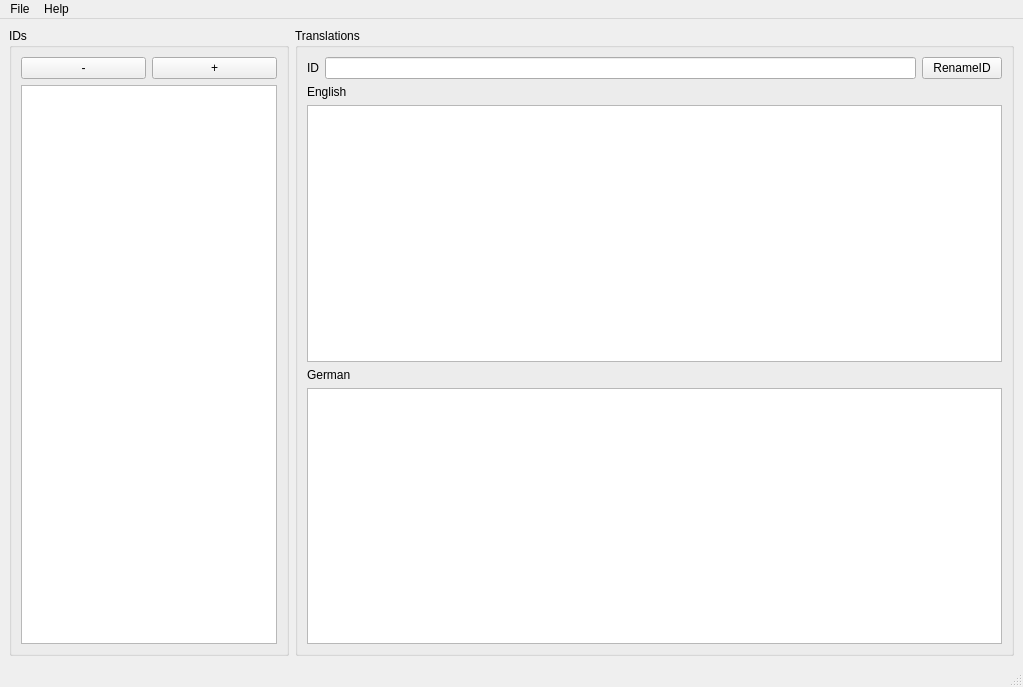
<?xml version="1.0" encoding="UTF-8"?>
<ui version="4.0">
 <class>TextEditor</class>
 <widget class="QMainWindow" name="TextEditor">
  <property name="geometry">
   <rect>
    <x>0</x>
    <y>0</y>
    <width>1023</width>
    <height>687</height>
   </rect>
  </property>
  <property name="windowTitle">
   <string>Text Editor</string>
  </property>
  <widget class="QWidget" name="centralwidget">
   <layout class="QHBoxLayout" name="horizontalLayout_2">
    <item>
     <widget class="QGroupBox" name="groupBox">
      <property name="title">
       <string>IDs</string>
      </property>
      <layout class="QVBoxLayout" name="verticalLayout">
       <item>
        <layout class="QHBoxLayout" name="horizontalLayout">
         <item>
          <widget class="QPushButton" name="removeIdButton">
           <property name="text">
            <string>-</string>
           </property>
          </widget>
         </item>
         <item>
          <widget class="QPushButton" name="addIdButton">
           <property name="text">
            <string>+</string>
           </property>
          </widget>
         </item>
        </layout>
       </item>
       <item>
        <widget class="QListWidget" name="idList">
         <property name="sizePolicy">
          <sizepolicy hsizetype="Preferred" vsizetype="Expanding">
           <horstretch>0</horstretch>
           <verstretch>0</verstretch>
          </sizepolicy>
         </property>
         <property name="sortingEnabled">
          <bool>true</bool>
         </property>
        </widget>
       </item>
      </layout>
     </widget>
    </item>
    <item>
     <widget class="QGroupBox" name="groupBox_2">
      <property name="title">
       <string>Translations</string>
      </property>
      <layout class="QVBoxLayout" name="verticalLayout_2">
       <item>
        <layout class="QHBoxLayout" name="horizontalLayout_3">
         <item>
          <widget class="QLabel" name="label_2">
           <property name="text">
            <string>ID</string>
           </property>
          </widget>
         </item>
         <item>
          <widget class="QLineEdit" name="idLineEdit"/>
         </item>
         <item>
          <widget class="QPushButton" name="renameIdButton">
           <property name="text">
            <string>RenameID</string>
           </property>
          </widget>
         </item>
        </layout>
       </item>
       <item>
        <widget class="QLabel" name="label">
         <property name="text">
          <string>English</string>
         </property>
        </widget>
       </item>
       <item>
        <widget class="QPlainTextEdit" name="englishTextEdit">
         <property name="font">
          <font>
           <family>DejaVu Sans Mono</family>
          </font>
         </property>
        </widget>
       </item>
       <item>
        <widget class="QLabel" name="label_3">
         <property name="text">
          <string>German</string>
         </property>
        </widget>
       </item>
       <item>
        <widget class="QPlainTextEdit" name="germanTextEdit">
         <property name="font">
          <font>
           <family>DejaVu Sans Mono</family>
          </font>
         </property>
        </widget>
       </item>
      </layout>
     </widget>
    </item>
   </layout>
  </widget>
  <widget class="QMenuBar" name="menubar">
   <property name="geometry">
    <rect>
     <x>0</x>
     <y>0</y>
     <width>1023</width>
     <height>22</height>
    </rect>
   </property>
   <widget class="QMenu" name="menuQuit">
    <property name="title">
     <string>File</string>
    </property>
    <addaction name="actionNew"/>
    <addaction name="actionOpen"/>
    <addaction name="separator"/>
    <addaction name="actionSave"/>
    <addaction name="actionSave_As"/>
    <addaction name="separator"/>
    <addaction name="actionQuit"/>
   </widget>
   <widget class="QMenu" name="menuHelp">
    <property name="title">
     <string>Help</string>
    </property>
    <addaction name="actionAbout"/>
   </widget>
   <addaction name="menuQuit"/>
   <addaction name="menuHelp"/>
  </widget>
  <widget class="QStatusBar" name="statusbar"/>
  <action name="actionQuit">
   <property name="text">
    <string>Quit</string>
   </property>
   <property name="shortcut">
    <string>Ctrl+Q</string>
   </property>
  </action>
  <action name="actionNew">
   <property name="text">
    <string>New</string>
   </property>
   <property name="shortcut">
    <string>Ctrl+N</string>
   </property>
  </action>
  <action name="actionOpen">
   <property name="text">
    <string>Open...</string>
   </property>
   <property name="shortcut">
    <string>Ctrl+O</string>
   </property>
  </action>
  <action name="actionSave">
   <property name="text">
    <string>Save</string>
   </property>
   <property name="shortcut">
    <string>Ctrl+S</string>
   </property>
  </action>
  <action name="actionSave_As">
   <property name="text">
    <string>Save As...</string>
   </property>
   <property name="shortcut">
    <string>Ctrl+Shift+S</string>
   </property>
  </action>
  <action name="actionAbout">
   <property name="text">
    <string>About</string>
   </property>
  </action>
 </widget>
 <resources/>
 <connections/>
</ui>
